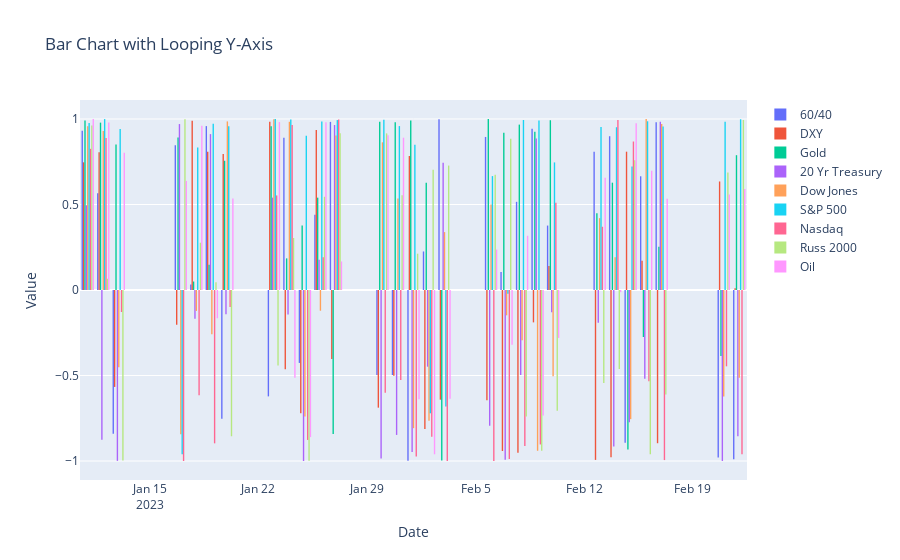

The code cell stored with this chart in its notebook:
### Code cell
import plotly.graph_objs as go

# Create the figure object
fig = go.Figure()

# Loop through the columns and add a trace for each
for col in data1.columns[1:]:
    fig.add_trace(go.Bar(
        x=data1['Date'],
        y=data1[col],
        name=col
    ))

# Set the title and axis labels
fig.update_layout(
    title='Bar Chart with Looping Y-Axis',
    xaxis_title='Date',
    yaxis_title='Value'
)

fig.update_traces(dict(marker_line_width=.01))
# Show the chart
fig.show()
